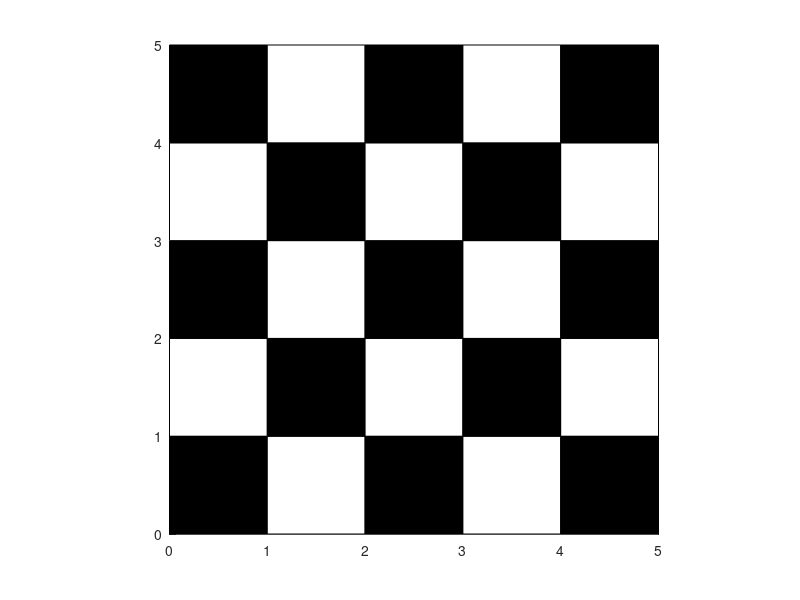

Write MATLAB code to recreate this figure.
clc;clear all;close all;
m=input('please insert your m number ');
n=input('please insert your n number ');
hold on
axis([0 m 0 n])
axis equal
for ii=0:m-1
    
    for jj=0:n-1
        if rem(ii+jj,2)==0
            cl='k';
        else 
            cl='w';
        end
        fill([ii ii+1 ii+1 ii ii],[jj jj jj+1 jj+1 jj],cl);
        pause(0.01);
    end
end
